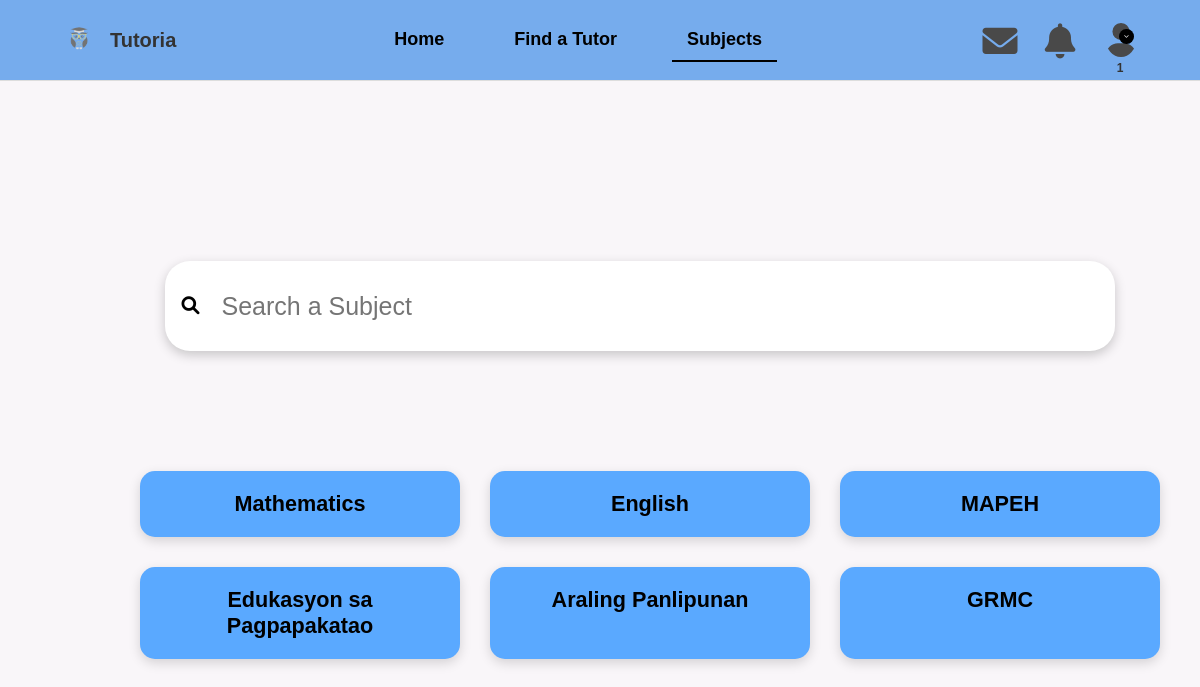
Page /subjects (signed in) on the committed database.
### tutoria_app/models.py (models this page shows, shortened)
class Subject(models.Model):
    name = models.CharField(max_length=100, unique=True)

### tutoria_app/views.py (the view)
# urls.py: path('subjects', views.subjects,name ="subjects"),
def subjects(request):
    all_subjects = Subject.objects.all()
    cleaned_subjects = []
    for subject in all_subjects:
        cleaned_name = re.sub(r"\(.*?\)", "", subject.name).strip()
        cleaned_subjects.append({
            "original_id": subject.id,
            "original_name": subject.name,
            "cleaned_name": cleaned_name
        })
    return render(request, "users/subjects.html", {
        "subjects": cleaned_subjects
    })

### tutoria_app/context_processors.py (called while the page is built)
def user_profile(request):
    if request.user.is_authenticated:
        profile_photo = (
            request.user.tutor_profile.profile_photo.url
            if hasattr(request.user, 'tutor_profile') and request.user.tutor_profile.profile_photo
            else None
        )
    else:
        profile_photo = None
    return {'profile_photo': profile_photo}

### templates/users/subjects.html (shortened to what this page needs)
{% load static %}
<!DOCTYPE html>
<html lang="en">
<head>
  <link rel="stylesheet" href="{% static 'css/subject.css' %}">
  <link href="https://cdnjs.cloudflare.com/ajax/libs/font-awesome/6.0.0-beta3/css/all.min.css" rel="stylesheet">
</head>
<body>
  {% include 'users/navigation.html' %}
  <main class="main-content">
    <section class="subject-container">
      <div class="search-bar-wrapper">
        <div class="search-bar">
          <i class="fas fa-search search-icon" ></i>
          <input type="text" placeholder="Search a Subject">
        </div>
      </div>
      <div class="subjects">
        <div class="subjects-grid">
          {% for subject in subjects %}
            <a href="{% url 'subjects_2' subject.original_name %}" class="subject-card">
              {{ subject.cleaned_name }}
            </a>
          {% empty %}
            <p>No subjects available.</p>
          {% endfor %}
        </div>
      </div>
    </section>
  </main>
</body>
</html>

### tutoria_app/static/css/subject.css (style rules this page uses)
body { font-family: Arial, sans-serif; background-color: #f9f6f9; margin: 0; padding: 0; box-sizing: border-box; }
.main-content { max-width: 1200px; margin: 0 auto; padding: 20px; }
.subject-container { text-align: center; margin-top: 30px; }
.subjects { display: flex; align-items: center; justify-content: center; margin: 100px auto 0 100px; width: calc(100% - 100px); position: relative; }
.search-bar { margin-left: 145px; display: flex; align-items: center; justify-content: center; border-radius: 25px; padding: 15px 25px; max-width: 860px; width: 100%; min-width: 900px; min-height: 60px; box-shadow: 0px 4px 12px rgba(0, 0, 0, 0.2); background: #fff; }
.search-icon { width: 40px; height: 40px; margin-left: 25px; margin-right: 20px; margin-top: 20px; font-size: 18px; color: black; border-radius: 50%; display: flex; align-items: center; justify-content: center; }
.search-bar input[type="text"] { border: none; background: none; outline: none; flex-grow: 1; width: 100%; font-size: 25px; color: #333; min-width: 900px; min-height: 40px; }
.subjects-grid { display: grid; grid-template-columns: repeat(3, 1fr); gap: 30px; align-items: stretch; padding: 20px; }
.subjects-grid a { text-decoration: none; }
.subject-card { background-color: #5aa9ff; color: #000; font-weight: bold; font-size: 1.35rem; text-align: center; padding: 20px 15px; border-radius: 15px; box-shadow: 0px 4px 12px rgba(0, 0, 0, 0.15); cursor: pointer; transition: all 0.3s ease; align-items: center; min-width: 250px; max-width: 100%; }

### tutoria_app/static/css/tutoria.css (style rules this page uses)
body { font-family: 'Arial', sans-serif; margin: 0; padding: 0; box-sizing: border-box; }
.main-content { display: flex; justify-content: space-between; align-items: flex-start; padding: 150px 20px; max-width: 1200px; margin: 0 auto; }

### rows in the picture
Subject: cleaned_name "Mathematics"
Subject: cleaned_name "English"
Subject: cleaned_name "GRMC"

### other values in the picture
{{ request.session.user_role|capfirst }} "1"
{{ subject.cleaned_name }} "MAPEH" "Edukasyon sa Pagpapakatao" "Araling Panlipunan"
